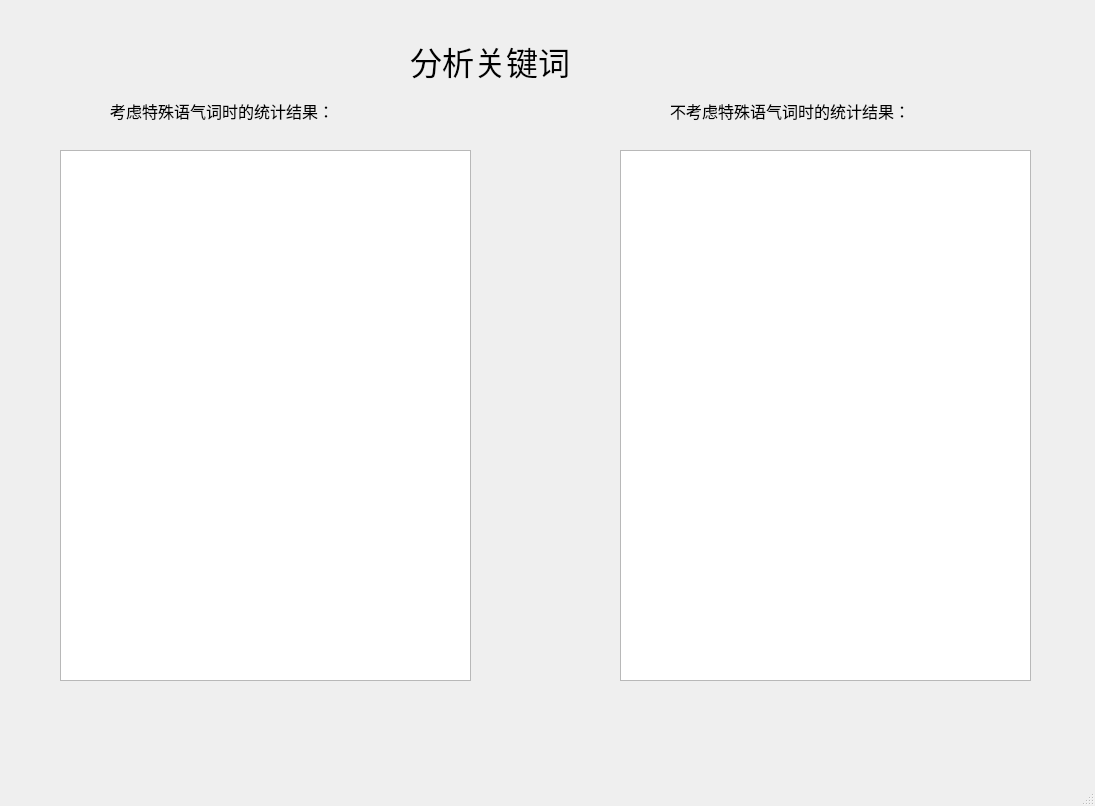
<?xml version="1.0" encoding="UTF-8"?>
<ui version="4.0">
 <class>MainWindow</class>
 <widget class="QMainWindow" name="MainWindow">
  <property name="geometry">
   <rect>
    <x>0</x>
    <y>0</y>
    <width>1095</width>
    <height>806</height>
   </rect>
  </property>
  <property name="windowTitle">
   <string>MainWindow</string>
  </property>
  <widget class="QWidget" name="centralwidget">
   <widget class="QLabel" name="label">
    <property name="geometry">
     <rect>
      <x>410</x>
      <y>20</y>
      <width>301</width>
      <height>81</height>
     </rect>
    </property>
    <property name="font">
     <font>
      <family>楷体</family>
      <pointsize>24</pointsize>
     </font>
    </property>
    <property name="text">
     <string>分析关键词</string>
    </property>
   </widget>
   <widget class="QLabel" name="label_3">
    <property name="geometry">
     <rect>
      <x>110</x>
      <y>100</y>
      <width>301</width>
      <height>21</height>
     </rect>
    </property>
    <property name="font">
     <font>
      <family>宋体</family>
      <pointsize>12</pointsize>
     </font>
    </property>
    <property name="text">
     <string>考虑特殊语气词时的统计结果：</string>
    </property>
   </widget>
   <widget class="QTextBrowser" name="textBrowser">
    <property name="geometry">
     <rect>
      <x>60</x>
      <y>150</y>
      <width>411</width>
      <height>531</height>
     </rect>
    </property>
    <property name="font">
     <font>
      <family>宋体</family>
      <pointsize>12</pointsize>
     </font>
    </property>
   </widget>
   <widget class="QLabel" name="label_4">
    <property name="geometry">
     <rect>
      <x>670</x>
      <y>100</y>
      <width>321</width>
      <height>21</height>
     </rect>
    </property>
    <property name="font">
     <font>
      <family>宋体</family>
      <pointsize>12</pointsize>
     </font>
    </property>
    <property name="text">
     <string>不考虑特殊语气词时的统计结果：</string>
    </property>
   </widget>
   <widget class="QTextBrowser" name="textBrowser_2">
    <property name="geometry">
     <rect>
      <x>620</x>
      <y>150</y>
      <width>411</width>
      <height>531</height>
     </rect>
    </property>
    <property name="font">
     <font>
      <family>宋体</family>
      <pointsize>12</pointsize>
     </font>
    </property>
   </widget>
  </widget>
  <widget class="QMenuBar" name="menubar">
   <property name="geometry">
    <rect>
     <x>0</x>
     <y>0</y>
     <width>1095</width>
     <height>26</height>
    </rect>
   </property>
  </widget>
  <widget class="QStatusBar" name="statusbar"/>
 </widget>
 <resources/>
 <connections/>
</ui>
